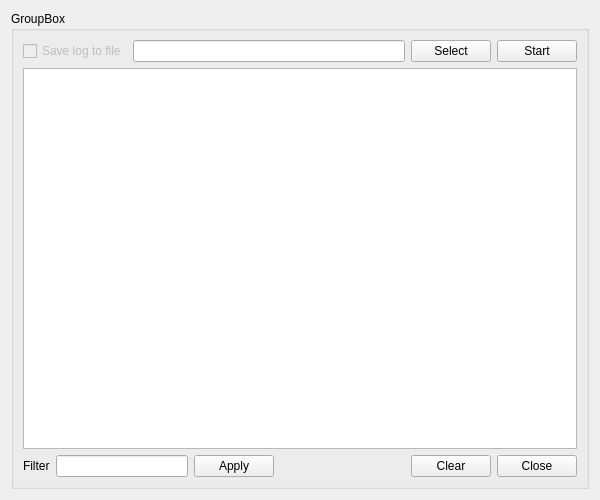
<?xml version="1.0" encoding="UTF-8"?>
<ui version="4.0">
 <class>LogBrowser</class>
 <widget class="QWidget" name="LogBrowser">
  <property name="geometry">
   <rect>
    <x>0</x>
    <y>0</y>
    <width>600</width>
    <height>500</height>
   </rect>
  </property>
  <property name="windowTitle">
   <string>Form</string>
  </property>
  <layout class="QVBoxLayout" name="verticalLayout">
   <item>
    <widget class="QGroupBox" name="groupBox">
     <property name="title">
      <string>GroupBox</string>
     </property>
     <layout class="QVBoxLayout" name="verticalLayout_2">
      <item>
       <layout class="QHBoxLayout" name="horizontalLayout_2">
        <item>
         <widget class="QCheckBox" name="checkFileWriteLog">
          <property name="enabled">
           <bool>false</bool>
          </property>
          <property name="text">
           <string>Save log to file</string>
          </property>
         </widget>
        </item>
        <item>
         <widget class="QLineEdit" name="lineEdit_2"/>
        </item>
        <item>
         <widget class="QPushButton" name="pushButton">
          <property name="text">
           <string>Select</string>
          </property>
         </widget>
        </item>
        <item>
         <widget class="QPushButton" name="btnSaveLog">
          <property name="text">
           <string>Start</string>
          </property>
         </widget>
        </item>
       </layout>
      </item>
      <item>
       <widget class="QTextBrowser" name="textBrowser">
        <property name="sizePolicy">
         <sizepolicy hsizetype="Expanding" vsizetype="Expanding">
          <horstretch>0</horstretch>
          <verstretch>0</verstretch>
         </sizepolicy>
        </property>
       </widget>
      </item>
      <item>
       <layout class="QHBoxLayout" name="horizontalLayout">
        <item>
         <widget class="QLabel" name="label">
          <property name="text">
           <string>Filter</string>
          </property>
         </widget>
        </item>
        <item>
         <widget class="QLineEdit" name="lineEdit"/>
        </item>
        <item>
         <widget class="QPushButton" name="btnApplyFilter">
          <property name="text">
           <string>Apply</string>
          </property>
         </widget>
        </item>
        <item>
         <spacer name="horizontalSpacer">
          <property name="orientation">
           <enum>Qt::Horizontal</enum>
          </property>
          <property name="sizeHint" stdset="0">
           <size>
            <width>40</width>
            <height>20</height>
           </size>
          </property>
         </spacer>
        </item>
        <item>
         <widget class="QPushButton" name="btnClearLog">
          <property name="text">
           <string>Clear</string>
          </property>
         </widget>
        </item>
        <item>
         <widget class="QPushButton" name="btnCloseLog">
          <property name="text">
           <string>Close</string>
          </property>
         </widget>
        </item>
       </layout>
      </item>
     </layout>
    </widget>
   </item>
  </layout>
 </widget>
 <resources/>
 <connections/>
</ui>
